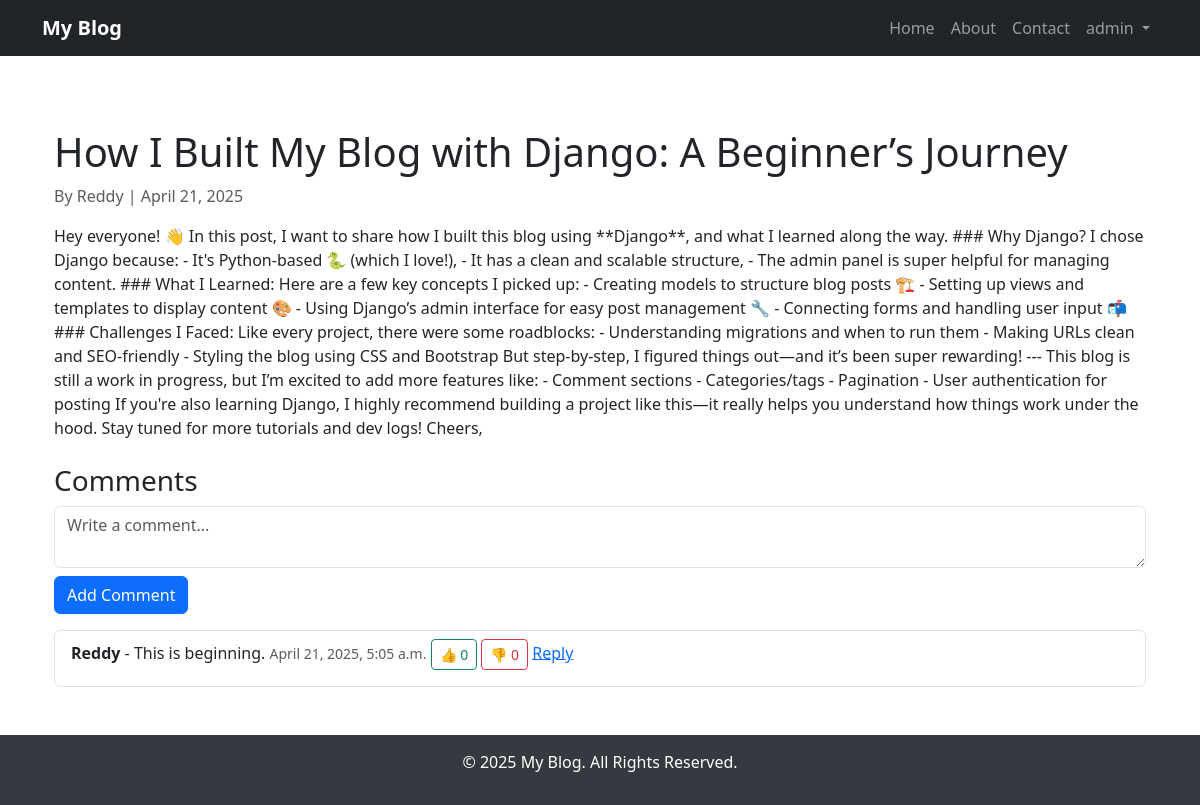
Page /posts/2/ (signed in) on the committed database.
### blog/models.py (models this page shows, shortened)
class Post(models.Model):
    author = models.ForeignKey(User, on_delete=models.CASCADE, related_name="posts")
    title = models.CharField(max_length=200)
    content = models.TextField()
    created_at = models.DateTimeField(auto_now_add=True)
    updated_at = models.DateTimeField(auto_now=True)
    tags = models.CharField(max_length=255, blank=True)  # Store tags as a comma-separated string

class Comment(models.Model):
    post = models.ForeignKey(Post, on_delete=models.CASCADE, related_name='comments')
    author = models.ForeignKey(User, on_delete=models.CASCADE, related_name='comments')
    comment_content = models.TextField()
    created_at = models.DateTimeField(auto_now_add=True)
    parent = models.ForeignKey('self', null=True, blank=True, on_delete=models.CASCADE, related_name="replies")
    likes = models.IntegerField(default=0)
    dislikes = models.IntegerField(default=0)
    liked_by = models.ManyToManyField(User, related_name="liked_comments", blank=True)
    disliked_by = models.ManyToManyField(User, related_name="disliked_comments", blank=True)

### blog/views.py (the view, shortened to what this page needs)
# urls.py: path('posts/<int:pk>/', post_detail, name='post_detail'),
@login_required
def post_detail(request, pk):
    post = get_object_or_404(Post, pk=pk)
    comments = post.comments.filter(parent__isnull=True)  # Get only parent comments
    return render(request, "blog/post_detail.html", {"post": post, "comments": comments})

### templates/blog/post_detail.html (shortened to what this page needs)
{% extends "base/base.html" %}
{% block content %}
<div class="container py-5">
    <h1>{{ post.title }}</h1>
    <p class="text-muted">By {{ post.author }} | {{ post.created_at|date:"F d, Y" }}</p>
    <p>{{ post.content }}</p>
    <h3 class="mt-4">Comments</h3>
    <form method="post">
        <textarea name="content" class="form-control" rows="2" required placeholder="Write a comment..."></textarea>
        <button type="submit" class="btn btn-primary mt-2">Add Comment</button>
    </form>
    <ul class="list-group mt-3">
        {% for comment in comments %}
        <li class="list-group-item">
            <strong>{{ comment.author }}</strong> - {{ comment.comment_content }}
            <small class="text-muted">{{ comment.created_at }}</small>
            <button class="btn btn-sm btn-outline-success like-btn" data-comment-id="{{ comment.id }}">
                👍 <span class="like-count">{{ comment.likes }}</span>
            </button>
            <button class="btn btn-sm btn-outline-danger dislike-btn" data-comment-id="{{ comment.id }}">
                👎 <span class="dislike-count">{{ comment.dislikes }}</span>
            </button>
            <a href="#" class="reply-link text-primary" data-comment-id="{{ comment.id }}">Reply</a>
        </li>
        {% endfor %}
    </ul>
</div>
{% endblock %}

### templates/base/base.html (shortened to what this page needs)
<!DOCTYPE html>
<html lang="en">
<head>
    <link rel="stylesheet" href="https://cdn.jsdelivr.net/npm/bootstrap@5.3.0/dist/css/bootstrap.min.css">
</head>
<body>
    <nav class="navbar navbar-expand-lg navbar-dark bg-dark">
        <div class="container">
            <a class="navbar-brand fw-bold" href="{% url 'post_list' %}">My Blog</a>
            <div class="collapse navbar-collapse" id="navbarNav">
                <ul class="navbar-nav ms-auto">
                    <li class="nav-item">
                        <a class="nav-link" href="{% url 'post_list' %}">Home</a>
                    </li>
                    <li class="nav-item">
                        <a class="nav-link" href="{% url 'about' %}">About</a>
                    </li>
                    <li class="nav-item">
                        <a class="nav-link" href="{% url 'contact' %}">Contact</a>
                    </li>
                    {% if user.is_authenticated %}
                        <li class="nav-item dropdown">
                            <a class="nav-link dropdown-toggle" href="#" id="userDropdown" role="button" data-bs-toggle="dropdown" aria-expanded="false">
                                {{ user.username }}
                            </a>
                        </li>
                    {% else %}
                        <li class="nav-item">
                            <a class="nav-link" href="{% url 'login' %}">Login</a>
                        </li>
                    {% endif %}
                </ul>
            </div>
        </div>
    </nav>
    <div class="container mt-4 content-wrapper">
        {% block content %}{% endblock %}
    </div>
    <footer>
        <p>&copy; 2025 My Blog. All Rights Reserved.</p>
    </footer>
</body>
</html>

### templates/base/base.html (style rules this page uses)
html, body { height: 100%; margin: 0; display: flex; flex-direction: column; }
.content-wrapper { flex: 1; }
footer { width: 100%; background: #343a40; color: white; text-align: center; padding: 15px 0; }

### rows in the picture
Post: title "How I Built My Blog with Django: A Beginner’s Journey", author "Reddy", created_at "April 21, 2025", content "Hey everyone! 👋 In this post, I want to share how I built this blog using **Django**, and what I learned along the way. ### Why Django? I chose Django because: - It's Python-based 🐍 (which I love!), - It has a clean and scalable structure, - The admin panel is super helpful for managing content. ### What I Learned: Here are a few key concepts I picked up: - Creating models to structure blog posts 🏗️ - Setting up views and templates to display content 🎨 - Using Django’s admin interface for easy post management 🔧 - Connecting forms and handling user input 📬 ### Challenges I Faced: Like every project, there were some roadblocks: - Understanding migrations and when to run them - Making URLs…"
Comment: author "Reddy", comment_content "This is beginning.", created_at "April 21, 2025, 5:05 a.m.", likes "0", dislikes "0"

### other values in the picture
{{ user.username }} "admin"
